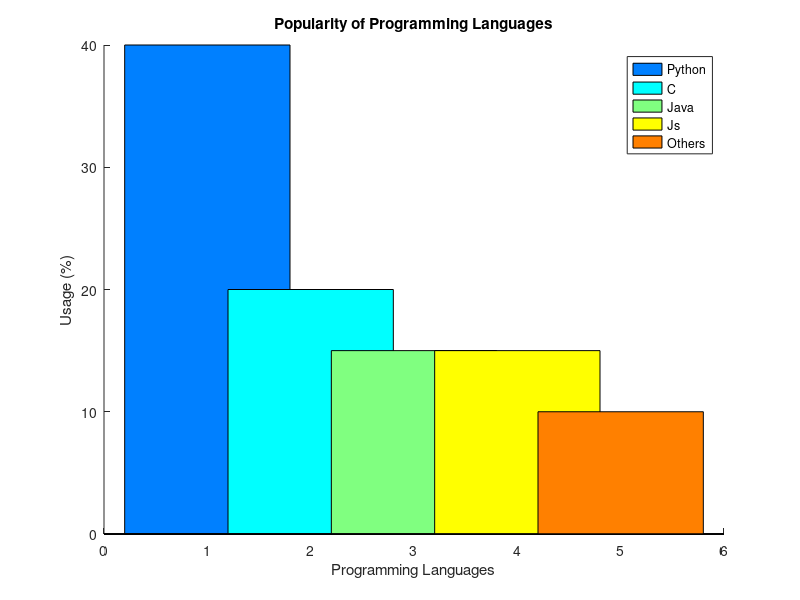

MATLAB code for this plot:
%Mohammed Masud Chowdhury Mahir (2215151105)
lang = {'Python', 'C', 'Java', 'Js', 'Others'};
use = [40, 20, 15, 15, 10];


colors = jet(numel(lang)); 


bar_handles = zeros(1, numel(lang));


hold on;
for i = 1:numel(lang)
    bar_handles(i) = bar(i, use(i), 'FaceColor', colors(i, :));
end
hold off;


title('Popularity of Programming Languages');
xlabel('Programming Languages');
ylabel('Usage (%)');


legend(bar_handles, lang, 'Location', 'northeast');
